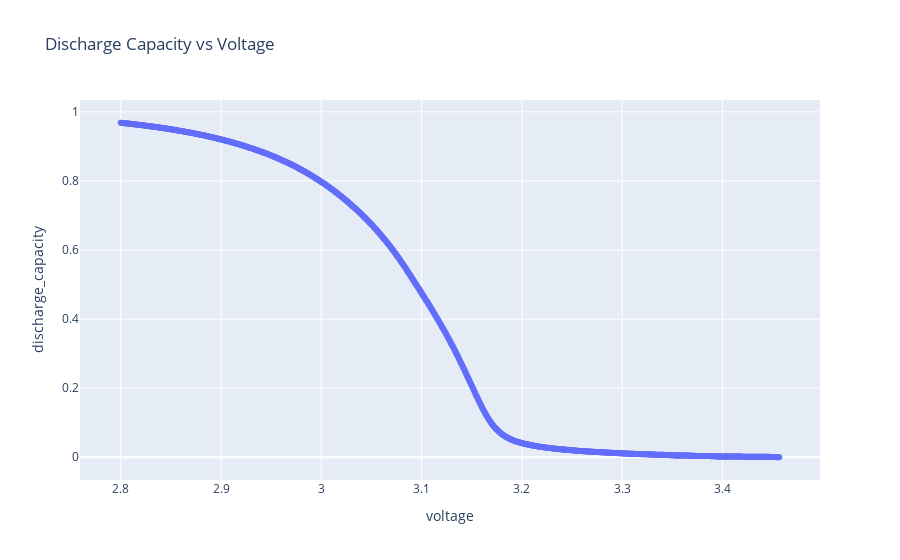

The notebook cell this image was saved under:
### Code cell
fig = px.scatter(df_1, y="discharge_capacity", x="voltage", title="Discharge Capacity vs Voltage")
fig.show()

### Figure 1 — Plotly figure (JSON) as saved in the notebook; plotly's stock layout.template omitted (floating-point values rounded to 4 significant figures; data arrays with more than 128 entries replaced by an {"elided": "..."} marker saying what was removed)
{"data": [{"hovertemplate": "voltage=%{x}<br>discharge_capacity=%{y}<extra></extra>", "legendgroup": "", "marker": {"color": "#636efa", "symbol": "circle"}, "mode": "markers", "name": "", "orientation": "v", "showlegend": false, "type": "scatter", "x": {"elided": "938 float values"}, "xaxis": "x", "y": {"elided": "938 float values"}, "yaxis": "y"}], "layout": {"legend": {"tracegroupgap": 0}, "title": {"text": "Discharge Capacity vs Voltage"}, "xaxis": {"anchor": "y", "domain": [0, 1], "title": {"text": "voltage"}}, "yaxis": {"anchor": "x", "domain": [0, 1], "title": {"text": "discharge_capacity"}}}}
